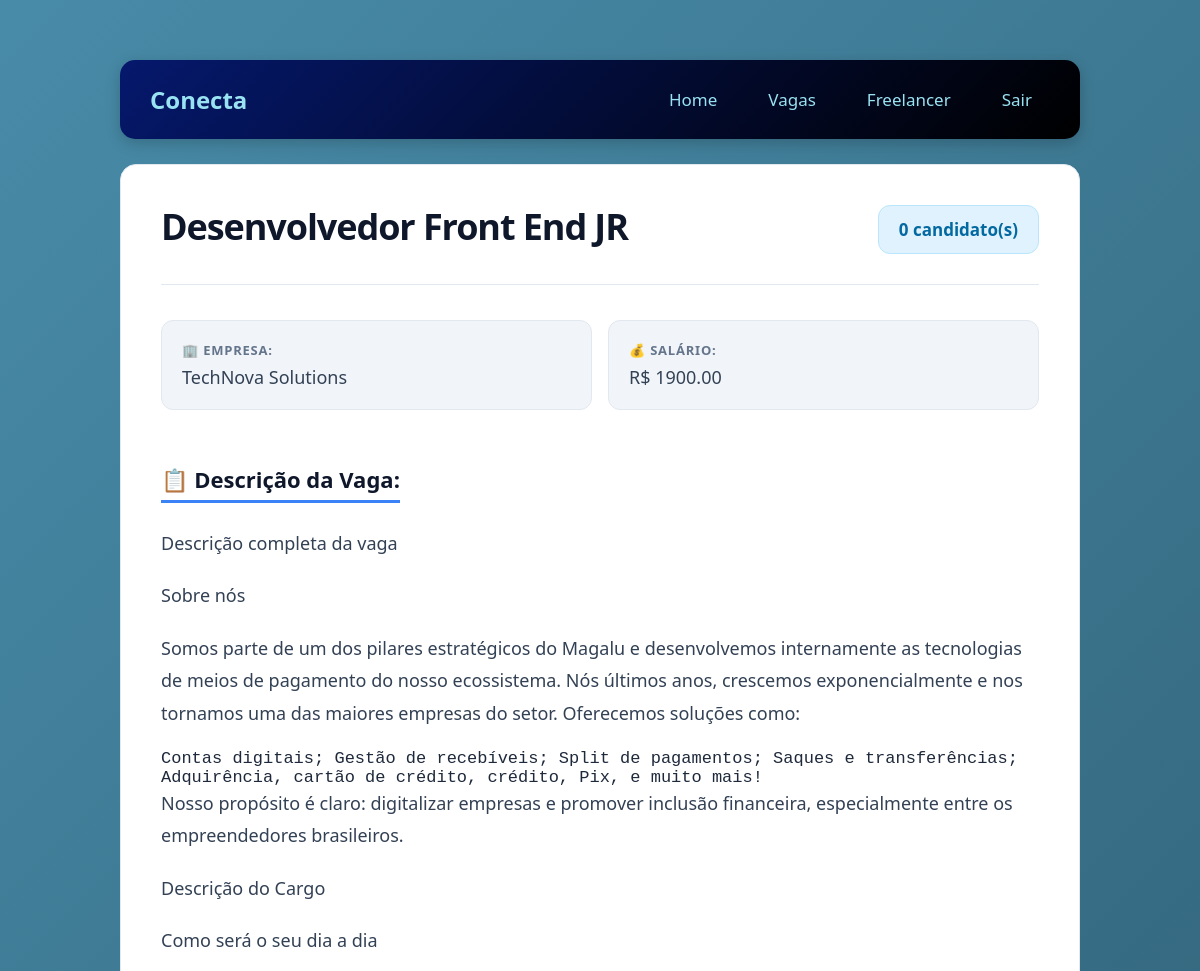
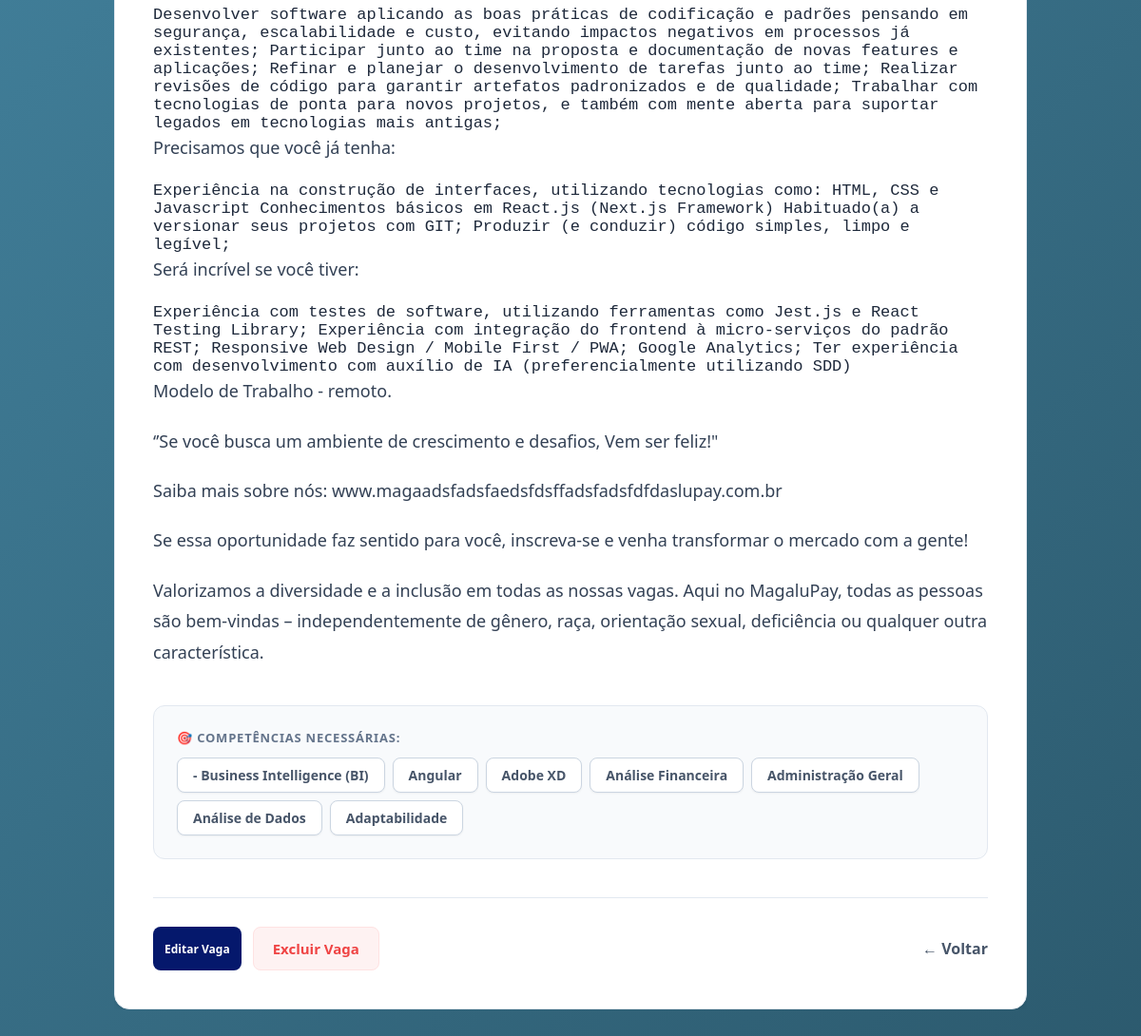
Screenshot of /vaga/2 (signed in) with the database file from the repository (2 pictures, top to bottom).
### tables this page shows
CREATE TABLE vagas (
        id_vaga INTEGER PRIMARY KEY AUTOINCREMENT,
        titulo TEXT,
        descricao TEXT,
        salario REAL,
        cidade TEXT,
        regime TEXT,
        status TEXT DEFAULT 'ativa',
        data_publicacao TIMESTAMP DEFAULT CURRENT_TIMESTAMP,
        id_empresa INTEGER ,
        FOREIGN KEY (id_empresa) REFERENCES empresas (id_empresa)
    );

CREATE TABLE empresas (
        id_empresa INTEGER PRIMARY KEY AUTOINCREMENT, 
        nome TEXT,
        endereco TEXT,
        email TEXT,
        senha TEXT,
        telefone TEXT,
        cnpj TEXT NOT NULL UNIQUE
    );

CREATE TABLE competencias (
        id_competencia INTEGER PRIMARY KEY AUTOINCREMENT,
        nome TEXT
    );

### routes/candidatar_se.py (the view)
@bp_candidatar_se.route('/vaga/<int:id_vaga>', methods=['GET', 'POST'])
def detalhe_vaga(id_vaga):
    if 'usuario_id' not in session:
        return redirect('/')
    vaga = Vaga.buscar(id_vaga)
    if not vaga:
        flash("Vaga não encontrada!", "erro")
        return redirect(url_for('vagas.listar_vagas'))
    id_funcionario = session['usuario_id']
    match_percent = Match.calcular(id_funcionario, id_vaga)
    match_degrees = match_percent * 3.6
    ja_candidatou = CandidaturaCRUD.verificar_candidatura(id_funcionario, id_vaga)
    total_candidatos = CandidaturaCRUD.contar_candidatos_por_vaga(id_vaga)
    candidatos = CandidaturaCRUD.listar_candidatos_por_vaga(id_vaga)
    return render_template('vaga/vaga_detalhe.html',
                         vaga=vaga,
                         match_percent=match_percent,
                         match_degrees=match_degrees,
                         ja_candidatou=ja_candidatou,
                         total_candidatos=total_candidatos,
                         candidatos=candidatos)

### CRUDs/candidatura.py (called while the page is built)
    @staticmethod
    def contar_candidatos_por_vaga(id_vaga):
        conn = get_connection()
        try:
            cursor = conn.cursor()
            cursor.execute('''
                SELECT COUNT(*) as total
                FROM candidaturas
                WHERE id_vaga = ?
            ''', (id_vaga,))
            resultado = cursor.fetchone()
            return resultado['total'] if resultado else 0
        finally:
            conn.close()

    @staticmethod
    def listar_candidatos_por_vaga(id_vaga):
        conn = get_connection()
        try:
            cursor = conn.cursor()
            cursor.execute('''
                SELECT f.id_funcionario, f.nome, f.email, f.telefone,
                    c.id_candidatura, c.data_candidatura, c.status,
                    rq.formacao, rq.ultimo_cargo, rq.tempo_experiencia
                FROM candidaturas c
                JOIN funcionarios f ON c.id_funcionario = f.id_funcionario
                LEFT JOIN respostas_questionario rq ON f.id_funcionario = rq.id_funcionario
                WHERE c.id_vaga = ?
                ORDER BY c.data_candidatura DESC
            ''', (id_vaga,))
            return cursor.fetchall()
        finally:
            conn.close()

    @staticmethod
    def verificar_candidatura(id_funcionario, id_vaga):
        conn = get_connection()
        try:
            cursor = conn.cursor()
            cursor.execute('''
                SELECT 1 FROM candidaturas
                WHERE id_funcionario = ? AND id_vaga = ?
            ''', (id_funcionario, id_vaga))
            return cursor.fetchone() is not None
        finally:
            conn.close()

### CRUDs/crud_vagas.py (called while the page is built)
    @staticmethod
    def buscar_por_id(id_vaga):
        conn = get_connection()
        try:
            cursor = conn.cursor()
            cursor.execute('''
                SELECT v.*, e.nome as empresa_nome
                FROM vagas v
                JOIN empresas e ON v.id_empresa = e.id_empresa
                WHERE v.id_vaga = ?
            ''', (id_vaga,))
            return cursor.fetchone()
        finally:
            conn.close()

### database/connect.py (called while the page is built)
def get_connection():
    conn = sqlite3.connect(Config.DB_PATH) # cria conexão
    conn.execute("PRAGMA foreign_keys = ON;") # ativa foreign keys
    conn.row_factory = sqlite3.Row  # retorna dicionário ao invés de tupla
    return conn # retorna conexão

### templates/vaga/vaga_detalhe.html (shortened to what this page needs)
<!DOCTYPE html>
<html lang="pt-br">
<head>
    <link rel="stylesheet" href="../static/css/vaga/vaga_detalhe.css">
</head>
<body>
    {% extends "menu.html" %}
    {% block content %}
    <div class="vaga-detalhe">
        <div class="vaga-header-detalhe">
            <h2>{{ vaga.titulo }}</h2>
            {% if session.get('tipo') == 'funcionario' %}
                <div class="match-percentual">
                    <div class="match-circle">
                        <span>{{ match_percent }}%</span>
                    </div>
                    <p>Compatibilidade com seu perfil</p>
                </div>
            {% elif session.get('tipo') == 'empresa' %}
                <div class="candidatos-section">
                    <a href="{{ url_for('candidatar_se.ver_candidatos', id_vaga=vaga.id_vaga) }}" class="candidatos-num">
                        {{ total_candidatos if total_candidatos else 0 }} candidato(s)
                    </a>
                </div>
            {% endif %}
        </div>
        <div class="info-section">
            <div class="empresa-info">
                <strong>🏢 Empresa:</strong> {{ vaga.empresa_nome }}
            </div>
            <div class="salario-info">
                <strong>💰 Salário:</strong>
                {% if vaga.salario %}
                    R$ {{ "%.2f"|format(vaga.salario) }}
                {% else %}
                    A combinar
                {% endif %}
            </div>
        </div>
        <div class="descricao-info">
            <strong>📋 Descrição da Vaga:</strong>
            {{ vaga.descricao_html|safe }}
        </div>
        <div class="competencias-info">
            <strong>🎯 Competências Necessárias:</strong>
            <div class="competencias-lista-detalhe">
                {% for comp in vaga.competencias %}
                    <span class="competencia-tag">{{ comp.nome }}</span>
                {% endfor %}
            </div>
        </div>
        <div class="acoes-detalhe">
            {% if session.get('tipo') == 'empresa' %}
                <div class="empresa-acoes">
                    <a href="{{ url_for('atualizar_vaga.editar_vaga', id_vaga=vaga.id_vaga) }}" class="btn-editar">
                        Editar Vaga
                    </a>
                    <form action="{{ url_for('vagas.excluir_vaga', id_vaga=vaga.id_vaga) }}" method="POST" style="display: inline;">
                        <button type="submit" class="btn-excluir" onclick="return confirm('Tem certeza que deseja excluir esta vaga? Esta ação não pode ser desfeita!')">
                            Excluir Vaga
                        </button>
                    </form>
                </div>
                <a href="#" onclick="window.history.back(); return false;" class="btn-voltar">← Voltar</a>
            {% endif %}
        </div>
    </div>
    {% endblock %}

### static/css/vaga/vaga_detalhe.css (style rules this page uses)
* { margin: 0; padding: 0; box-sizing: border-box; }
body { font-family: 'Plus Jakarta Sans', system-ui, -apple-system, sans-serif; background-color: #f8fafc; color: #1e293b; min-height: 100vh; padding: 40px 20px; font-size: 17px; }
.vaga-detalhe { background: #ffffff; border-radius: 16px; padding: 40px; box-shadow: 0 4px 6px -1px rgb(0 0 0 / 0.05), 0 2px 4px -2px rgb(0 0 0 / 0.05); border: 1px solid #e2e8f0; max-width: 100%; min-width: 0; }
.vaga-header-detalhe { display: flex; justify-content: space-between; align-items: flex-start; margin-bottom: 35px; padding-bottom: 30px; border-bottom: 1px solid #e2e8f0; gap: 24px; }
.vaga-header-detalhe h2 { color: #0f172a; font-size: 36px; font-weight: 800; letter-spacing: -0.03em; line-height: 1.2; min-width: 0; width: 100%; overflow-wrap: break-word; word-break: break-word; }
.info-section { display: grid; grid-template-columns: repeat(auto-fit, minmax(250px, 1fr)); gap: 16px; margin-bottom: 40px; }
.empresa-info, .salario-info { padding: 20px; background: #f1f5f9; border-radius: 12px; border: 1px solid #e2e8f0; font-size: 18px; color: #334155; min-width: 0; overflow-wrap: break-word; }
.empresa-info strong, .salario-info strong, .descricao-info strong, .competencias-info strong { color: #64748b; font-size: 13px; text-transform: uppercase; letter-spacing: 0.06em; font-weight: 700; display: block; margin-bottom: 6px; }
.descricao-info { margin-bottom: 40px; background: #ffffff; display: block; width: 100%; white-space: normal; }
.descricao-info, .descricao-info * { max-width: 100% !important; overflow-wrap: break-word !important; white-space: normal !important; word-break: break-word !important; box-sizing: border-box !important; }
.descricao-info > strong:first-child { font-size: 22px; color: #0f172a; text-transform: none; letter-spacing: normal; border-bottom: 3px solid #3b82f6; padding-bottom: 6px; margin-bottom: 24px; display: inline-block; }
.descricao-info p, .descricao-formatada p { margin-bottom: 20px; color: #334155; font-size: 18px; line-height: 1.8; }
.descricao-info strong, .descricao-formatada strong { color: #2563eb; font-weight: 700; font-size: 19px; display: inline-block; margin-top: 14px; margin-bottom: 6px; }
.competencias-info { background: #f8fafc; padding: 24px; border-radius: 12px; border: 1px solid #e2e8f0; margin-bottom: 40px; }
.competencias-lista-detalhe { display: flex; gap: 8px; flex-wrap: wrap; margin-top: 12px; }
.competencia-tag { background: #ffffff; color: #475569; padding: 8px 16px; border-radius: 8px; font-size: 14px; font-weight: 600; border: 1px solid #cbd5e1; box-shadow: 0 1px 2px 0 rgb(0 0 0 / 0.05); }
.acoes-detalhe { display: flex; justify-content: space-between; align-items: center; border-top: 1px solid #e2e8f0; padding-top: 30px; margin-top: 40px; gap: 16px; flex-wrap: wrap; }
.btn-voltar { color: #475569; text-decoration: none; font-weight: 600; font-size: 16px; transition: color 0.2s; }
.empresa-acoes { display: flex; gap: 12px; }
.btn-editar, .btn-excluir { display: inline-flex; align-items: center; justify-content: center; padding: 12px 20px; border-radius: 8px; font-size: 15px; font-weight: 600; text-decoration: none; cursor: pointer; height: 46px; box-sizing: border-box; }
.btn-editar { background: #f1f5f9; color: #334155; border: 1px solid #e2e8f0; }
.btn-excluir { background: #fef2f2; color: #ef4444; border: 1px solid #fee2e2; font-family: inherit; }
.candidatos-num { display: inline-block; background: #e0f2fe; color: #0369a1; padding: 12px 20px; border-radius: 12px; font-weight: 700; text-decoration: none; border: 1px solid #bae6fd; white-space: nowrap; transition: background 0.2s; }
body, main, #content, .content, div[class*="content"] { max-width: 100vw !important; overflow-x: hidden !important; box-sizing: border-box !important; }
.vaga-detalhe { width: 100% !important; max-width: 100% !important; display: block !important; }

### static/css/home/homef.css (style rules this page uses)
* { margin: 0; padding: 0; box-sizing: border-box; }
body { font-family: 'Segoe UI', Tahoma, Geneva, Verdana, sans-serif; background: linear-gradient(135deg, #488BA8 0%, #2c5a6e 100%); min-height: 100vh; }
.btn-editar, .btn-add-comp { background: #05186c; color: white; border: none; padding: 6px 12px; border-radius: 8px; cursor: pointer; font-size: 12px; transition: 0.3s; }

### rows the page displays
vagas: titulo "Desenvolvedor Front End JR", salario "1900.00"
empresas: empresa_nome "TechNova Solutions"
competencias: nome "- Business Intelligence (BI)"
competencias: nome "Angular"
competencias: nome "Adobe XD"
competencias: nome "Análise Financeira"
competencias: nome "Administração Geral"
competencias: nome "Análise de Dados"
competencias: nome "Adaptabilidade"

### other values shown
{{ total_candidatos if total_candidatos else 0 }} "0"
